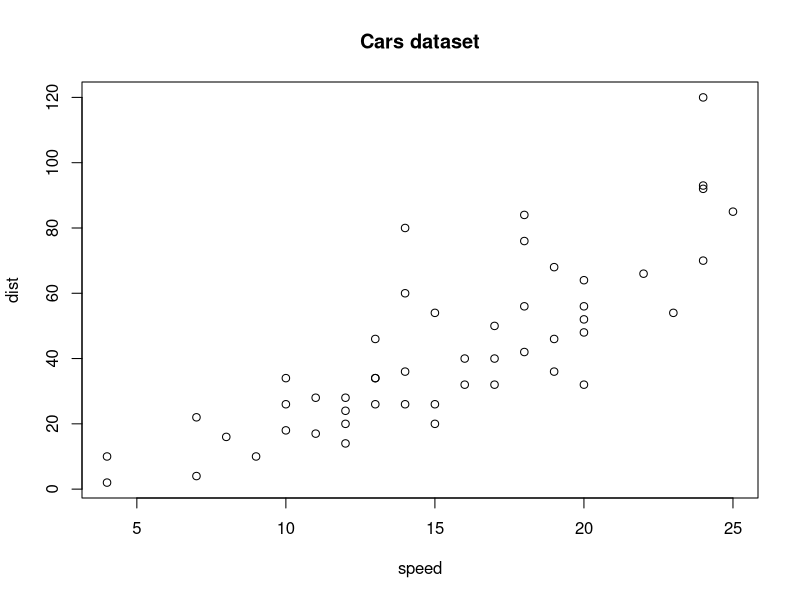

Reproduce this figure in R.
## ---- chunk 1
#| label: cars-plot
#| fig-cap: "Base R scatterplot of 'cars'."
plot(cars, main = "Cars dataset")
